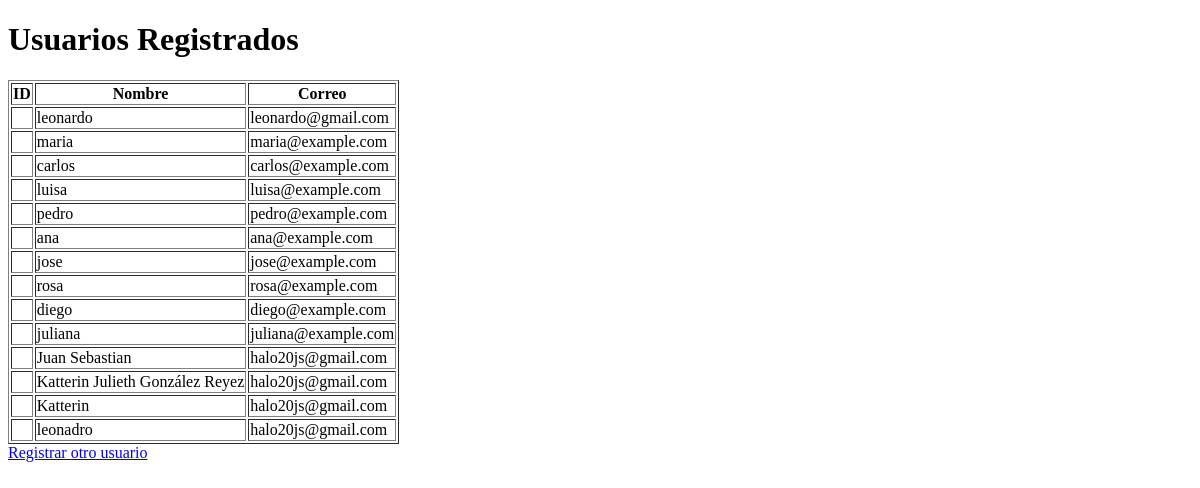
The page /usuarios on the database as committed earlier.
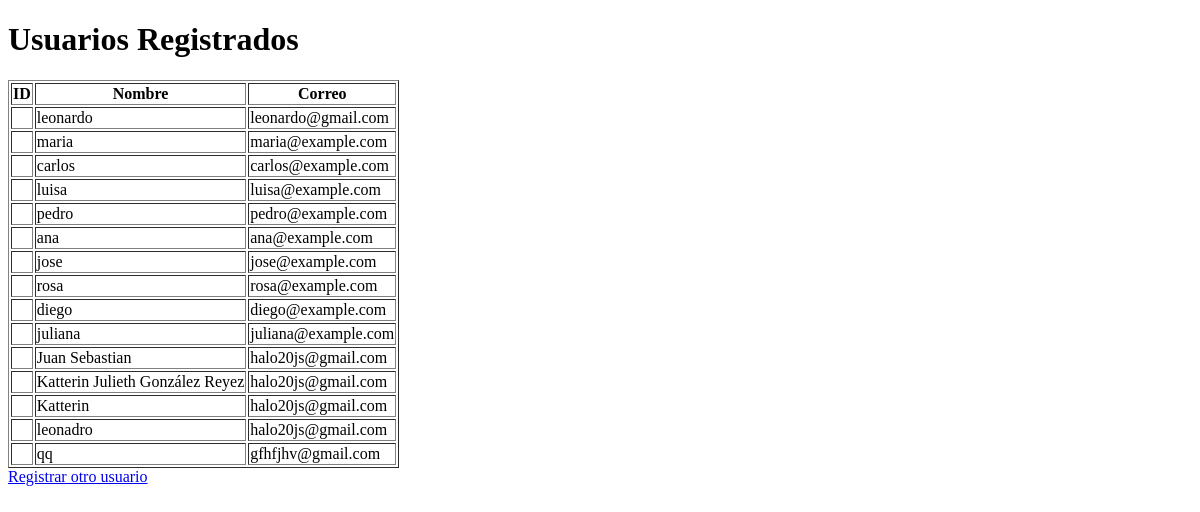
The same page on the database as committed later.
### tables this page shows
CREATE TABLE usuarios (
    id_usuario INTEGER PRIMARY KEY,
    nombre TEXT NOT NULL,
    correo TEXT NOT NULL,
    contrasena TEXT NOT NULL
);

### app.py (the view)
@app.route('/usuarios')
def ver_usuarios():
    db = get_db()
    cursor = db.cursor()
    cursor.execute("SELECT * FROM usuarios;")
    usuarios = cursor.fetchall()
    return render_template('usuarios.html', usuarios=usuarios)

### app.py (called while the page is built)
def get_db():
    if not hasattr(g, 'sqlite_db'):
        g.sqlite_db = sqlite3.connect(DATABASE)
        g.sqlite_db.row_factory = sqlite3.Row  # Para acceder a los resultados como diccionarios
    return g.sqlite_db

### templates/usuarios.html (shortened to what this page needs)
<!DOCTYPE html>
<html lang="es">
<head>
</head>
<body>
    <h1>Usuarios Registrados</h1>
    <table border="1">
        <tr>
            <th>ID</th>
            <th>Nombre</th>
            <th>Correo</th>
        </tr>
        {% for usuario in usuarios %}
        <tr>
            <td>{{ usuario['id'] }}</td>
            <td>{{ usuario['nombre'] }}</td>
            <td>{{ usuario['correo'] }}</td>
        </tr>
        {% endfor %}
    </table>
    <a href="/formulario">Registrar otro usuario</a>
</body>
</html>

Rows that differ between the two databases and show on the page:
added usuarios: nombre "qq", correo "gfhfjhv@gmail.com"
